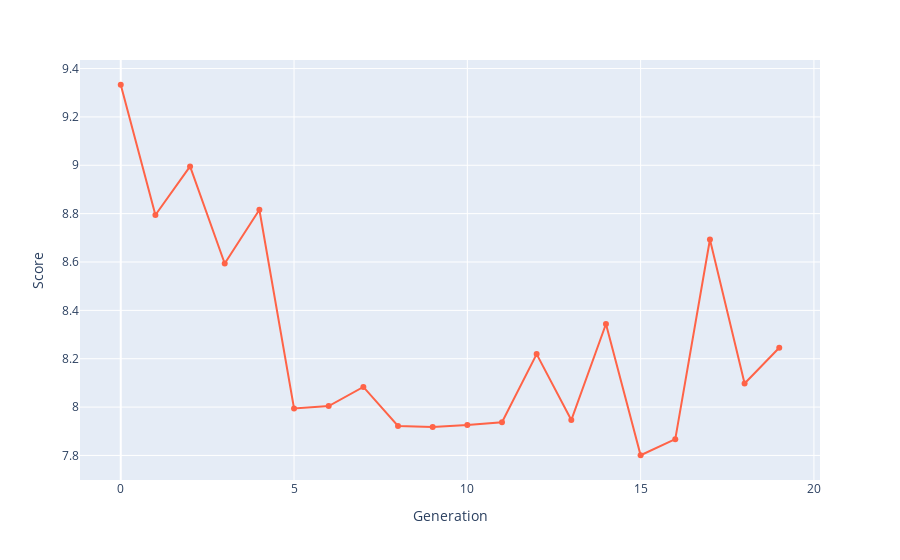

The notebook cell saved with this chart:
### Code cell
bestRankDF = pd.DataFrame(bestRank, columns=['Score', 'Schedule'])
bestRank
bestRankDF['Generation'] = bestRankDF.index.values
fig = px.line(bestRankDF, x='Generation', y='Score',
              hover_data=['Schedule'], markers=True)
fig.update_traces(line_color='Tomato')
fig.show()
fileName = f'p{popSize}g{generations}n{nSwaps}p.html'
fig.write_html(f'charts/{fileName}', include_plotlyjs="cdn")

### Figure 1 — Plotly figure (JSON) as saved in the notebook; plotly's stock layout.template omitted (floating-point values rounded to 4 significant figures; data arrays with more than 128 entries replaced by an {"elided": "..."} marker saying what was removed)
{"data": [{"customdata": {"elided": "20x1x48 int values"}, "hovertemplate": "Generation=%{x}<br>Score=%{y}<br>Schedule=%{customdata[0]}<extra></extra>", "legendgroup": "", "line": {"color": "Tomato", "dash": "solid"}, "marker": {"symbol": "circle"}, "mode": "lines+markers", "name": "", "orientation": "v", "showlegend": false, "type": "scatter", "x": [0, 1, 2, 3, 4, 5, 6, 7, 8, 9, 10, 11, 12, 13, 14, 15, 16, 17, 18, 19], "xaxis": "x", "y": [9.333, 8.794, 8.995, 8.594, 8.816, 7.995, 8.004, 8.083, 7.922, 7.918, 7.926, 7.937, 8.219, 7.946, 8.343, 7.801, 7.867, 8.693, 8.097, 8.245], "yaxis": "y"}], "layout": {"legend": {"tracegroupgap": 0}, "margin": {"t": 60}, "xaxis": {"anchor": "y", "domain": [0, 1], "title": {"text": "Generation"}}, "yaxis": {"anchor": "x", "domain": [0, 1], "title": {"text": "Score"}}}}
